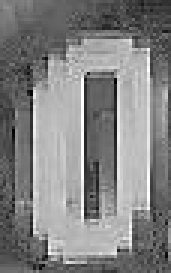
#> input picture templates_numbers/0.png, 57 x 91 px (shown 3 times larger); its folder holds only this picture in this run
$ python resave_numbers3.py
#> lines starting #> are read from the running program, lines starting #| are printed output that depends on the picture; after the words box and inside, x2 and y2 are one past the last pixel; in counts of white or black regions, pixels touching at a corner belong together
import os
import cv2
import numpy as np

src_folder = 'templates_numbers'
dst_folder = 'templates_numbers3'
target_size = (64, 64)  # Можно уменьшить до (32, 32) если нужно

os.makedirs(dst_folder, exist_ok=True)

def preprocess_digit(img_path, size=(64, 64)):
    # Загрузка и перевод в градации серого
#> called with img_path = 'templates_numbers/0.png', size = (64, 64)
    img = cv2.imread(img_path, cv2.IMREAD_GRAYSCALE)
#> img is the input picture: shape (91, 57); min 0, max 255, mean 130.1
    if img is None:
        return None

    # Бинаризация по Отсу (инверсия, если фон белый)
    _, binary = cv2.threshold(img, 0, 255, cv2.THRESH_BINARY + cv2.THRESH_OTSU)
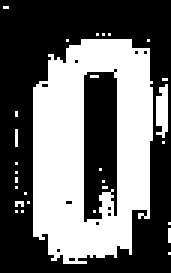
#> binary: shape (91, 57) (shown 3 times larger); 42.2% white; 29 white regions (27 under 20 px), largest, box (x1, y1, x2, y2) and area: (11, 13, 51, 88) 2083, (52, 28, 56, 46) 57

    # Инверсия: цифры должны быть чёрные (0), фон белый (255)
    white_bg_ratio = np.sum(binary == 255) / binary.size
#> white_bg_ratio = 0.422
    if white_bg_ratio < 0.5:  # если фон тёмный, инвертируем
        binary = 255 - binary
#> binary: shape (91, 57); 57.8% white; 29 black regions (27 under 20 px)

    # Поиск контура самой крупной цифры
    contours, _ = cv2.findContours(binary, cv2.RETR_EXTERNAL, cv2.CHAIN_APPROX_SIMPLE)
#> contours = 1 contour; box (x1, y1, x2, y2) and area: (0, 0, 57, 91) 5033
    if not contours:
        return None

    largest = max(contours, key=cv2.contourArea)
#> largest = contour of 13 points, box (x1, y1, x2, y2) (0, 0, 57, 91), area 5033
    x, y, w, h = cv2.boundingRect(largest)
#> x = 0; y = 0; w = 57; h = 91

    # Выделение цифры
    digit = binary[y:y+h, x:x+w]

    # Масштабирование, сохраняя пропорции
    scale = min(size[0] / h, size[1] / w)
#> scale = 0.703
    new_w, new_h = int(w * scale), int(h * scale)
#> new_w = 40; new_h = 64
    digit_resized = cv2.resize(digit, (new_w, new_h), interpolation=cv2.INTER_AREA)
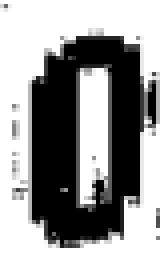
#> digit_resized: shape (64, 40) (shown 4 times larger); min 0, max 255, mean 147.5

    # Центровка на белом холсте
    canvas = np.ones(size, dtype=np.uint8) * 255
    y_offset = (size[0] - new_h) // 2
#> y_offset = 0
    x_offset = (size[1] - new_w) // 2
#> x_offset = 12
    canvas[y_offset:y_offset+new_h, x_offset:x_offset+new_w] = digit_resized
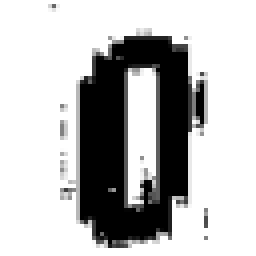
#> canvas: shape (64, 64) (shown 4 times larger); min 0, max 255, mean 187.8

    return canvas

# Обработка всех файлов
for fname in os.listdir(src_folder):
    if not fname.lower().endswith('.png'):
        continue
    src_path = os.path.join(src_folder, fname)
    dst_path = os.path.join(dst_folder, fname)

    processed = preprocess_digit(src_path, size=target_size)
    if processed is not None:
        cv2.imwrite(dst_path, processed)
    else:
        print(f"Не удалось обработать: {fname}")

print("✅ Обработка завершена.")

$ run again, on templates_numbers/6.png
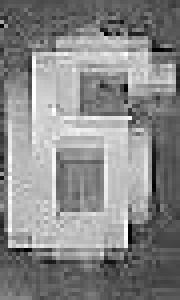
#> input picture templates_numbers/6.png, 45 x 75 px (shown 4 times larger)
#> in preprocess_digit, img is the input picture: shape (75, 45); min 0, max 255, mean 136.3
#> in preprocess_digit, `_, binary = cv2.threshold(img, 0, 255, cv2.THRESH_BINARY + cv2.THRESH_..`:
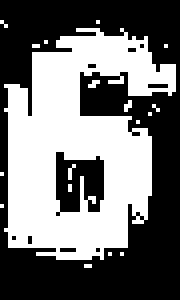
#> binary: shape (75, 45) (shown 4 times larger); 45.4% white; 18 white regions (17 under 20 px), largest, box (x1, y1, x2, y2) and area: (1, 7, 44, 65) 1500
#> white_bg_ratio = 0.454
#> contours = 1 contour; box (x1, y1, x2, y2) and area: (0, 0, 45, 75) 3253
#> largest = contour of 13 points, box (x1, y1, x2, y2) (0, 0, 45, 75), area 3253
#> x = 0; w = 45; h = 75
#> scale = 0.853
#> new_w = 38; new_h = 64
#> y_offset = 0
#> x_offset = 13
#> in preprocess_digit, `canvas[y_offset:y_offset+new_h, x_offset:x_offset+new_w] = digit_resized`:
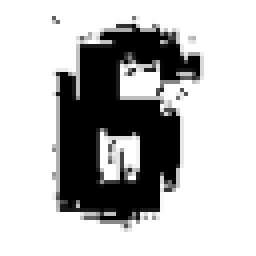
#> canvas: shape (64, 64) (shown 4 times larger); min 0, max 255, mean 186.3

$ run again, on templates_numbers/7.png
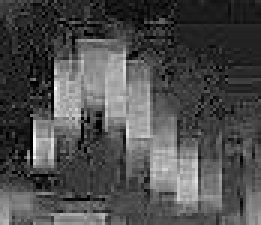
#> input picture templates_numbers/7.png, 87 x 75 px (shown 3 times larger)
#> in preprocess_digit, img is the input picture: shape (75, 87); min 0, max 255, mean 76.8
#> in preprocess_digit, `_, binary = cv2.threshold(img, 0, 255, cv2.THRESH_BINARY + cv2.THRESH_..`:
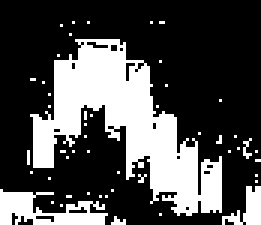
#> binary: shape (75, 87) (shown 3 times larger); 29.9% white; 50 white regions (47 under 20 px), largest, box (x1, y1, x2, y2) and area: (10, 13, 74, 72) 1548, (0, 63, 36, 75) 236, (74, 62, 87, 75) 84
#> white_bg_ratio = 0.299
#> contours = 6 contours, 5 with area under 20; largest, box (x1, y1, x2, y2) and area: (0, 0, 87, 75) 6006
#> largest = contour of 61 points, box (x1, y1, x2, y2) (0, 0, 87, 75), area 6006
#> x = 0; w = 87; h = 75
#> scale = 0.736
#> new_w = 64; new_h = 55
#> y_offset = 4
#> x_offset = 0
#> in preprocess_digit, `canvas[y_offset:y_offset+new_h, x_offset:x_offset+new_w] = digit_resized`:
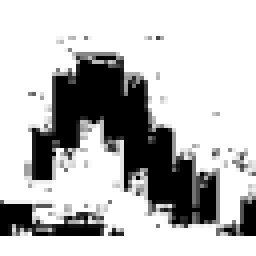
#> canvas: shape (64, 64) (shown 4 times larger); min 0, max 255, mean 189.5
